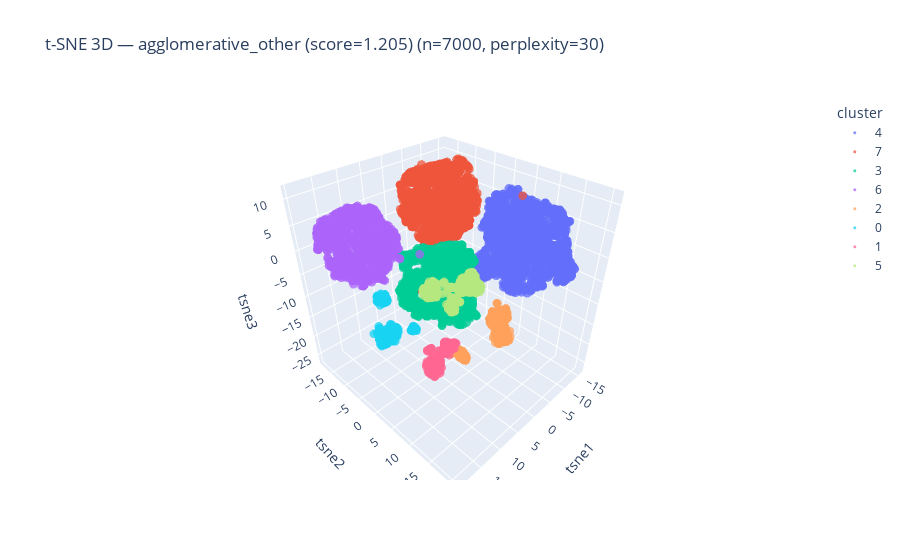

Notebook code for this chart:
### Code cell
# Use the best labels already computed in artifacts
best_labels = artifacts["best_labels"]
plot_tsne_3d(
    artifacts["embedding"],
    best_labels,
    title=f"t-SNE 3D — {artifacts['best_model_name']} (score={artifacts['best']['score']:.3f})",
    tsne_cfg=TSNEConfig(perplexity=30),
    hover_df=proc_new_df_5k,
)

### Figure 1 — Plotly figure (JSON) as saved in the notebook; plotly's stock layout.template omitted (floating-point values rounded to 4 significant figures; data arrays with more than 128 entries replaced by an {"elided": "..."} marker saying what was removed)
{"data": [{"hovertemplate": "cluster=4<br>tsne1=%{x}<br>tsne2=%{y}<br>tsne3=%{z}<extra></extra>", "legendgroup": "4", "marker": {"color": "#636efa", "opacity": 0.75, "size": 3, "symbol": "circle"}, "mode": "markers", "name": "4", "scene": "scene", "showlegend": true, "type": "scatter3d", "x": {"elided": "1908 float values"}, "y": {"elided": "1908 float values"}, "z": {"elided": "1908 float values"}}, {"hovertemplate": "cluster=7<br>tsne1=%{x}<br>tsne2=%{y}<br>tsne3=%{z}<extra></extra>", "legendgroup": "7", "marker": {"color": "#EF553B", "opacity": 0.75, "size": 3, "symbol": "circle"}, "mode": "markers", "name": "7", "scene": "scene", "showlegend": true, "type": "scatter3d", "x": {"elided": "1743 float values"}, "y": {"elided": "1743 float values"}, "z": {"elided": "1743 float values"}}, {"hovertemplate": "cluster=3<br>tsne1=%{x}<br>tsne2=%{y}<br>tsne3=%{z}<extra></extra>", "legendgroup": "3", "marker": {"color": "#00cc96", "opacity": 0.75, "size": 3, "symbol": "circle"}, "mode": "markers", "name": "3", "scene": "scene", "showlegend": true, "type": "scatter3d", "x": {"elided": "1213 float values"}, "y": {"elided": "1213 float values"}, "z": {"elided": "1213 float values"}}, {"hovertemplate": "cluster=6<br>tsne1=%{x}<br>tsne2=%{y}<br>tsne3=%{z}<extra></extra>", "legendgroup": "6", "marker": {"color": "#ab63fa", "opacity": 0.75, "size": 3, "symbol": "circle"}, "mode": "markers", "name": "6", "scene": "scene", "showlegend": true, "type": "scatter3d", "x": {"elided": "1126 float values"}, "y": {"elided": "1126 float values"}, "z": {"elided": "1126 float values"}}, {"hovertemplate": "cluster=2<br>tsne1=%{x}<br>tsne2=%{y}<br>tsne3=%{z}<extra></extra>", "legendgroup": "2", "marker": {"color": "#FFA15A", "opacity": 0.75, "size": 3, "symbol": "circle"}, "mode": "markers", "name": "2", "scene": "scene", "showlegend": true, "type": "scatter3d", "x": {"elided": "276 float values"}, "y": {"elided": "276 float values"}, "z": {"elided": "276 float values"}}, {"hovertemplate": "cluster=0<br>tsne1=%{x}<br>tsne2=%{y}<br>tsne3=%{z}<extra></extra>", "legendgroup": "0", "marker": {"color": "#19d3f3", "opacity": 0.75, "size": 3, "symbol": "circle"}, "mode": "markers", "name": "0", "scene": "scene", "showlegend": true, "type": "scatter3d", "x": {"elided": "219 float values"}, "y": {"elided": "219 float values"}, "z": {"elided": "219 float values"}}, {"hovertemplate": "cluster=1<br>tsne1=%{x}<br>tsne2=%{y}<br>tsne3=%{z}<extra></extra>", "legendgroup": "1", "marker": {"color": "#FF6692", "opacity": 0.75, "size": 3, "symbol": "circle"}, "mode": "markers", "name": "1", "scene": "scene", "showlegend": true, "type": "scatter3d", "x": {"elided": "186 float values"}, "y": {"elided": "186 float values"}, "z": {"elided": "186 float values"}}, {"hovertemplate": "cluster=5<br>tsne1=%{x}<br>tsne2=%{y}<br>tsne3=%{z}<extra></extra>", "legendgroup": "5", "marker": {"color": "#B6E880", "opacity": 0.75, "size": 3, "symbol": "circle"}, "mode": "markers", "name": "5", "scene": "scene", "showlegend": true, "type": "scatter3d", "x": {"elided": "329 float values"}, "y": {"elided": "329 float values"}, "z": {"elided": "329 float values"}}], "layout": {"legend": {"title": {"text": "cluster"}, "tracegroupgap": 0}, "scene": {"domain": {"x": [0, 1], "y": [0, 1]}, "xaxis": {"title": {"text": "tsne1"}}, "yaxis": {"title": {"text": "tsne2"}}, "zaxis": {"title": {"text": "tsne3"}}}, "title": {"text": "t-SNE 3D — agglomerative_other (score=1.205) (n=7000, perplexity=30)"}}}
